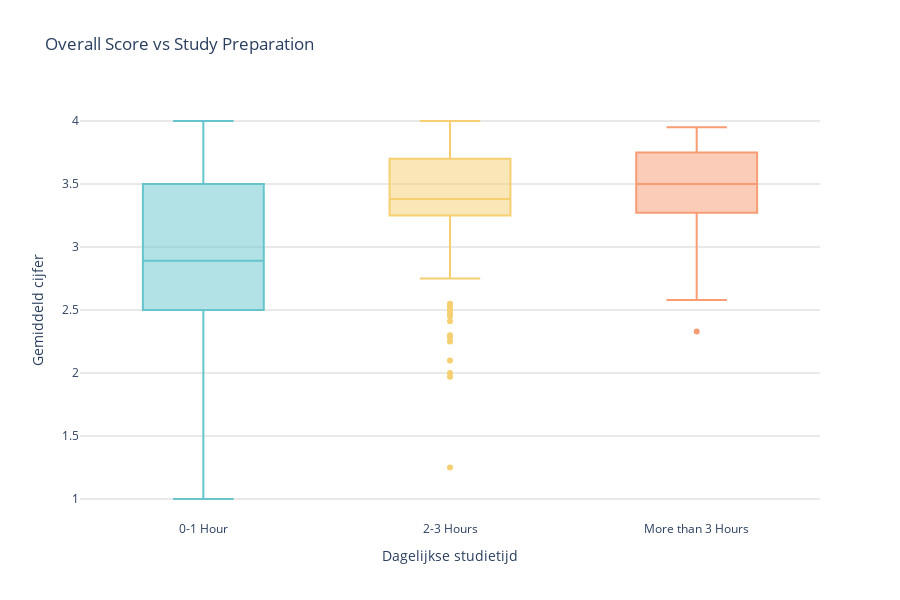

Notebook cell for this chart:
### Code cell
# Houd alleen relevante kolommen over
df3_clean = df3[["Preparation", "Overall"]].dropna().copy()

# Standaardiseer de ordinale categorieën
prep_order = ["0-1 Hour", "2-3 Hours", "More than 3 Hours"]

# Filter en categoriseer
df3_clean = df3_clean[df3_clean["Preparation"].isin(prep_order)]
df3_clean["Preparation"] = pd.Categorical(df3_clean["Preparation"], categories=prep_order, ordered=True)

# Boxplot met behoud van layout maar zonder gametijd
fig = px.box(
    df3_clean,
    x="Preparation",
    y="Overall",
    title="Overall Score vs Study Preparation",
    labels={
        "Preparation": "Dagelijkse studietijd",
        "Overall": "Gemiddeld cijfer (CGPA)"
    },
    category_orders={
        "Preparation": prep_order
    },
    color="Preparation",  # Kleur op basis van studietijd
    color_discrete_sequence=px.colors.qualitative.Pastel,  # Zelfde kleurenschema
    height=600
)

# Layout aanpassingen
fig.update_layout(
    showlegend=False,  # Legenda verbergen
    xaxis_title="Dagelijkse studietijd",
    yaxis_title="Gemiddeld cijfer",
    plot_bgcolor='white',
    yaxis=dict(gridcolor='lightgrey')
)

fig.show()

### Figure 1 — Plotly figure (JSON) as saved in the notebook; plotly's stock layout.template omitted (floating-point values rounded to 4 significant figures; data arrays with more than 128 entries replaced by an {"elided": "..."} marker saying what was removed)
{"data": [{"alignmentgroup": "True", "hovertemplate": "Dagelijkse studietijd=%{x}<br>Gemiddeld cijfer (CGPA)=%{y}<extra></extra>", "legendgroup": "0-1 Hour", "marker": {"color": "rgb(102, 197, 204)"}, "name": "0-1 Hour", "notched": false, "offsetgroup": "0-1 Hour", "orientation": "v", "showlegend": true, "type": "box", "x": {"elided": "218 str values"}, "x0": " ", "xaxis": "x", "y": {"elided": "218 float values"}, "y0": " ", "yaxis": "y"}, {"alignmentgroup": "True", "hovertemplate": "Dagelijkse studietijd=%{x}<br>Gemiddeld cijfer (CGPA)=%{y}<extra></extra>", "legendgroup": "2-3 Hours", "marker": {"color": "rgb(246, 207, 113)"}, "name": "2-3 Hours", "notched": false, "offsetgroup": "2-3 Hours", "orientation": "v", "showlegend": true, "type": "box", "x": {"elided": "228 str values"}, "x0": " ", "xaxis": "x", "y": {"elided": "228 float values"}, "y0": " ", "yaxis": "y"}, {"alignmentgroup": "True", "hovertemplate": "Dagelijkse studietijd=%{x}<br>Gemiddeld cijfer (CGPA)=%{y}<extra></extra>", "legendgroup": "More than 3 Hours", "marker": {"color": "rgb(248, 156, 116)"}, "name": "More than 3 Hours", "notched": false, "offsetgroup": "More than 3 Hours", "orientation": "v", "showlegend": true, "type": "box", "x": ["More than 3 Hours", "More than 3 Hours", "More than 3 Hours", "More than 3 Hours", "More than 3 Hours", "More than 3 Hours", "More than 3 Hours", "More than 3 Hours", "More than 3 Hours", "More than 3 Hours", "More than 3 Hours", "More than 3 Hours", "More than 3 Hours", "More than 3 Hours", "More than 3 Hours", "More than 3 Hours", "More than 3 Hours", "More than 3 Hours", "More than 3 Hours", "More than 3 Hours", "More than 3 Hours", "More than 3 Hours", "More than 3 Hours", "More than 3 Hours", "More than 3 Hours", "More than 3 Hours", "More than 3 Hours", "More than 3 Hours", "More than 3 Hours", "More than 3 Hours", "More than 3 Hours", "More than 3 Hours", "More than 3 Hours", "More than 3 Hours", "More than 3 Hours", "More than 3 Hours", "More than 3 Hours", "More than 3 Hours", "More than 3 Hours", "More than 3 Hours", "More than 3 Hours", "More than 3 Hours", "More than 3 Hours", "More than 3 Hours", "More than 3 Hours", "More than 3 Hours", "More than 3 Hours"], "x0": " ", "xaxis": "x", "y": [3.35, 3.75, 2.33, 2.58, 2.75, 2.846, 3.0, 3.11, 3.22, 3.26, 3.27, 3.28, 3.32, 3.33, 3.37, 3.43, 3.46, 3.5, 3.5, 3.5, 3.55, 3.55, 3.61, 3.69, 3.69, 3.7, 3.74, 3.81, 3.81, 3.81, 3.81, 3.81, 3.81, 3.81, 3.81, 3.91, 3.95, 3.15, 3.47, 3.75, 3.5, 3.69, 2.85, 3.56, 3.1, 3.75, 3.86], "y0": " ", "yaxis": "y"}], "layout": {"boxmode": "overlay", "height": 600, "legend": {"title": {"text": "Dagelijkse studietijd"}, "tracegroupgap": 0}, "plot_bgcolor": "white", "showlegend": false, "title": {"text": "Overall Score vs Study Preparation"}, "xaxis": {"anchor": "y", "categoryarray": ["0-1 Hour", "2-3 Hours", "More than 3 Hours"], "categoryorder": "array", "domain": [0, 1], "title": {"text": "Dagelijkse studietijd"}}, "yaxis": {"anchor": "x", "domain": [0, 1], "gridcolor": "lightgrey", "title": {"text": "Gemiddeld cijfer"}}}}
